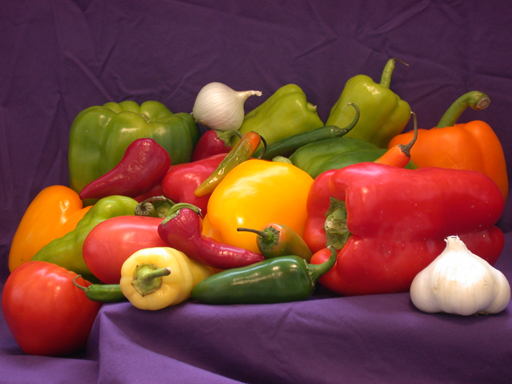
#> input picture assignment-01/image/peppers.png, 512 x 384 px
$ python color_filter.py
#> lines starting #> are read from the running program, lines starting #| are printed output that depends on the picture
import os
import cv2
import numpy as np

# Output directory
output_directory = 'output/color_filter'

# Create output folder if it doesn't exist
if not os.path.exists(output_directory):
    os.makedirs(output_directory)

# Read the image
image = cv2.imread('image/peppers.png')
#> image is the input picture: shape (384, 512, 3); mean B, G, R 57.6, 66.4, 120.8

# Create versions with only one color channel
blue = cv2.merge([image[:, :, 0], np.zeros_like(image[:, :, 0]), np.zeros_like(image[:, :, 0])])
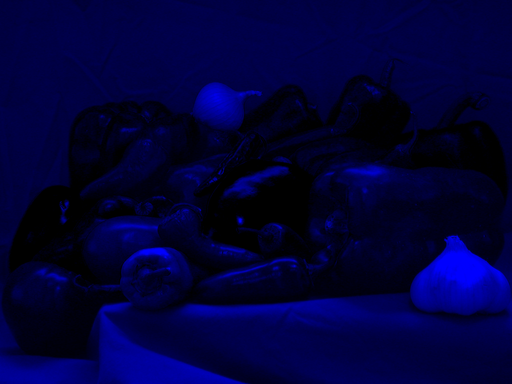
#> blue: shape (384, 512, 3); mean B, G, R 57.6, 0, 0
green = cv2.merge([np.zeros_like(image[:, :, 1]), image[:, :, 1], np.zeros_like(image[:, :, 1])])
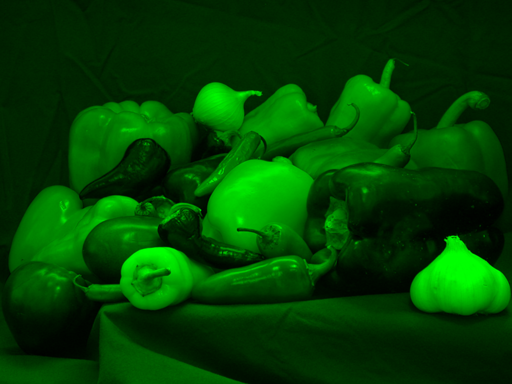
#> green: shape (384, 512, 3); mean B, G, R 0, 66.4, 0
red = cv2.merge([np.zeros_like(image[:, :, 2]), np.zeros_like(image[:, :, 2]), image[:, :, 2]])
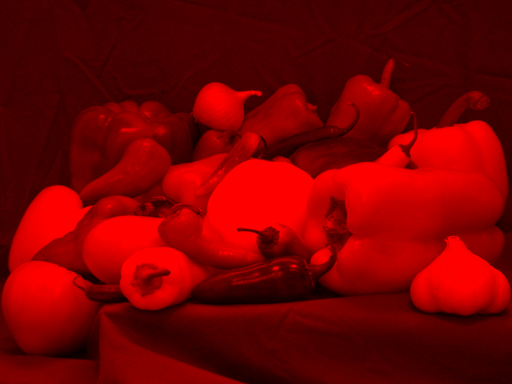
#> red: shape (384, 512, 3); mean B, G, R 0, 0, 120.8

# Save the images
cv2.imwrite(output_directory + '/peppers_blue_filter.png', blue)
cv2.imwrite(output_directory + '/peppers_green_filter.png', green)
cv2.imwrite(output_directory + '/peppers_red_filter.png', red)

# Display the images horizontally
final = np.hstack((blue, green, red))
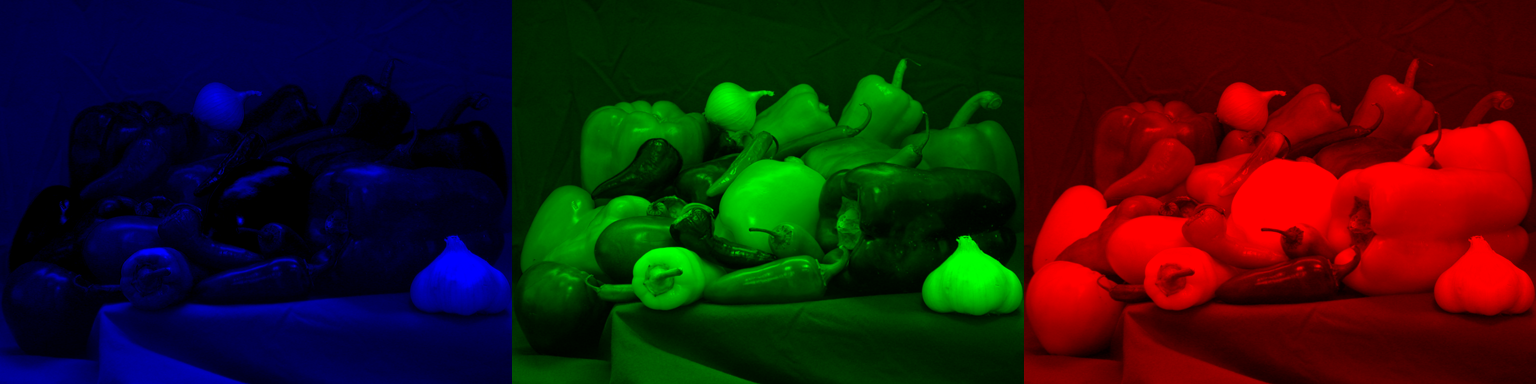
#> final: shape (384, 1536, 3); mean B, G, R 19.2, 22.1, 40.3
cv2.imshow('Color Filter', final)
cv2.waitKey(0)
cv2.destroyAllWindows()
